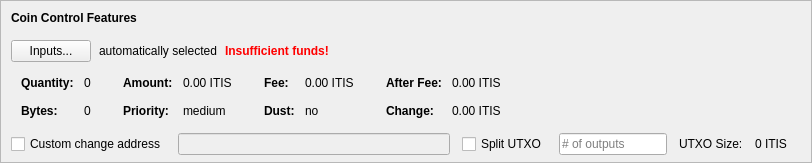
    <widget class="QFrame" name="frameCoinControl">
     <property name="sizePolicy">
      <sizepolicy hsizetype="Expanding" vsizetype="Expanding">
       <horstretch>0</horstretch>
       <verstretch>0</verstretch>
      </sizepolicy>
     </property>
     <property name="maximumSize">
      <size>
       <width>16777215</width>
       <height>16777215</height>
      </size>
     </property>
     <property name="frameShape">
      <enum>QFrame::StyledPanel</enum>
     </property>
     <property name="frameShadow">
      <enum>QFrame::Sunken</enum>
     </property>
     <layout class="QVBoxLayout" name="verticalLayoutCoinControl2">
      <property name="spacing">
       <number>0</number>
      </property>
      <property name="leftMargin">
       <number>0</number>
      </property>
      <property name="topMargin">
       <number>0</number>
      </property>
      <property name="rightMargin">
       <number>0</number>
      </property>
      <property name="bottomMargin">
       <number>6</number>
      </property>
      <item>
       <layout class="QVBoxLayout" name="verticalLayoutCoinControl" stretch="0,0,0,0,1">
        <property name="spacing">
         <number>0</number>
        </property>
        <property name="leftMargin">
         <number>10</number>
        </property>
        <property name="topMargin">
         <number>10</number>
        </property>
        <item>
         <layout class="QHBoxLayout" name="horizontalLayoutCoinControl1">
          <property name="bottomMargin">
           <number>15</number>
          </property>
          <item>
           <widget class="QLabel" name="labelCoinControlFeatures">
            <property name="sizePolicy">
             <sizepolicy hsizetype="Preferred" vsizetype="Maximum">
              <horstretch>0</horstretch>
              <verstretch>0</verstretch>
             </sizepolicy>
            </property>
            <property name="font">
             <font>
              <weight>75</weight>
              <bold>true</bold>
             </font>
            </property>
            <property name="styleSheet">
             <string notr="true">font-weight:bold;</string>
            </property>
            <property name="text">
             <string>Coin Control Features</string>
            </property>
           </widget>
          </item>
         </layout>
        </item>
        <item>
         <layout class="QHBoxLayout" name="horizontalLayoutCoinControl2" stretch="0,0,0,0">
          <property name="spacing">
           <number>8</number>
          </property>
          <property name="bottomMargin">
           <number>10</number>
          </property>
          <item>
           <widget class="QPushButton" name="pushButtonCoinControl">
            <property name="styleSheet">
             <string notr="true"/>
            </property>
            <property name="text">
             <string>Inputs...</string>
            </property>
            <property name="autoDefault">
             <bool>false</bool>
            </property>
           </widget>
          </item>
          <item>
           <widget class="QLabel" name="labelCoinControlAutomaticallySelected">
            <property name="text">
             <string>automatically selected</string>
            </property>
            <property name="margin">
             <number>5</number>
            </property>
           </widget>
          </item>
          <item>
           <widget class="QLabel" name="labelCoinControlInsuffFunds">
            <property name="font">
             <font>
              <weight>75</weight>
              <bold>true</bold>
             </font>
            </property>
            <property name="styleSheet">
             <string notr="true">color:red;font-weight:bold;</string>
            </property>
            <property name="text">
             <string>Insufficient funds!</string>
            </property>
            <property name="margin">
             <number>5</number>
            </property>
           </widget>
          </item>
          <item>
           <spacer name="horizontalSpacerCoinControl">
            <property name="orientation">
             <enum>Qt::Horizontal</enum>
            </property>
            <property name="sizeHint" stdset="0">
             <size>
              <width>40</width>
              <height>1</height>
             </size>
            </property>
           </spacer>
          </item>
         </layout>
        </item>
        <item>
         <widget class="QWidget" name="widgetCoinControl" native="true">
          <property name="sizePolicy">
           <sizepolicy hsizetype="Preferred" vsizetype="Preferred">
            <horstretch>0</horstretch>
            <verstretch>0</verstretch>
           </sizepolicy>
          </property>
          <property name="minimumSize">
           <size>
            <width>0</width>
            <height>0</height>
           </size>
          </property>
          <property name="styleSheet">
           <string notr="true"/>
          </property>
          <layout class="QHBoxLayout" name="horizontalLayoutCoinControl5">
           <property name="leftMargin">
            <number>0</number>
           </property>
           <property name="topMargin">
            <number>0</number>
           </property>
           <property name="rightMargin">
            <number>0</number>
           </property>
           <property name="bottomMargin">
            <number>0</number>
           </property>
           <item>
            <layout class="QHBoxLayout" name="horizontalLayoutCoinControl3" stretch="0,0,0,1">
             <property name="spacing">
              <number>20</number>
             </property>
             <property name="topMargin">
              <number>0</number>
             </property>
             <property name="bottomMargin">
              <number>10</number>
             </property>
             <item>
              <layout class="QFormLayout" name="formLayoutCoinControl1">
               <property name="horizontalSpacing">
                <number>10</number>
               </property>
               <property name="verticalSpacing">
                <number>14</number>
               </property>
               <property name="leftMargin">
                <number>10</number>
               </property>
               <property name="topMargin">
                <number>4</number>
               </property>
               <property name="rightMargin">
                <number>6</number>
               </property>
               <item row="0" column="0">
                <widget class="QLabel" name="labelCoinControlQuantityText">
                 <property name="font">
                  <font>
                   <weight>75</weight>
                   <bold>true</bold>
                  </font>
                 </property>
                 <property name="text">
                  <string>Quantity:</string>
                 </property>
                 <property name="margin">
                  <number>0</number>
                 </property>
                </widget>
               </item>
               <item row="0" column="1">
                <widget class="QLabel" name="labelCoinControlQuantity">
                 <property name="cursor">
                  <cursorShape>IBeamCursor</cursorShape>
                 </property>
                 <property name="contextMenuPolicy">
                  <enum>Qt::ActionsContextMenu</enum>
                 </property>
                 <property name="text">
                  <string notr="true">0</string>
                 </property>
                 <property name="margin">
                  <number>0</number>
                 </property>
                 <property name="textInteractionFlags">
                  <set>Qt::LinksAccessibleByMouse|Qt::TextSelectableByKeyboard|Qt::TextSelectableByMouse</set>
                 </property>
                </widget>
               </item>
               <item row="1" column="0">
                <widget class="QLabel" name="labelCoinControlBytesText">
                 <property name="font">
                  <font>
                   <weight>75</weight>
                   <bold>true</bold>
                  </font>
                 </property>
                 <property name="text">
                  <string>Bytes:</string>
                 </property>
                </widget>
               </item>
               <item row="1" column="1">
                <widget class="QLabel" name="labelCoinControlBytes">
                 <property name="cursor">
                  <cursorShape>IBeamCursor</cursorShape>
                 </property>
                 <property name="contextMenuPolicy">
                  <enum>Qt::ActionsContextMenu</enum>
                 </property>
                 <property name="text">
                  <string notr="true">0</string>
                 </property>
                 <property name="textInteractionFlags">
                  <set>Qt::LinksAccessibleByMouse|Qt::TextSelectableByKeyboard|Qt::TextSelectableByMouse</set>
                 </property>
                </widget>
               </item>
              </layout>
             </item>
             <item>
              <layout class="QFormLayout" name="formLayoutCoinControl2">
               <property name="horizontalSpacing">
                <number>10</number>
               </property>
               <property name="verticalSpacing">
                <number>14</number>
               </property>
               <property name="leftMargin">
                <number>6</number>
               </property>
               <property name="topMargin">
                <number>4</number>
               </property>
               <property name="rightMargin">
                <number>6</number>
               </property>
               <item row="0" column="0">
                <widget class="QLabel" name="labelCoinControlAmountText">
                 <property name="font">
                  <font>
                   <weight>75</weight>
                   <bold>true</bold>
                  </font>
                 </property>
                 <property name="text">
                  <string>Amount:</string>
                 </property>
                 <property name="margin">
                  <number>0</number>
                 </property>
                </widget>
               </item>
               <item row="0" column="1">
                <widget class="QLabel" name="labelCoinControlAmount">
                 <property name="cursor">
                  <cursorShape>IBeamCursor</cursorShape>
                 </property>
                 <property name="contextMenuPolicy">
                  <enum>Qt::ActionsContextMenu</enum>
                 </property>
                 <property name="text">
                  <string notr="true">0.00 ITIS</string>
                 </property>
                 <property name="textInteractionFlags">
                  <set>Qt::LinksAccessibleByMouse|Qt::TextSelectableByKeyboard|Qt::TextSelectableByMouse</set>
                 </property>
                </widget>
               </item>
               <item row="1" column="0">
                <widget class="QLabel" name="labelCoinControlPriorityText">
                 <property name="font">
                  <font>
                   <weight>75</weight>
                   <bold>true</bold>
                  </font>
                 </property>
                 <property name="text">
                  <string>Priority:</string>
                 </property>
                </widget>
               </item>
               <item row="1" column="1">
                <widget class="QLabel" name="labelCoinControlPriority">
                 <property name="cursor">
                  <cursorShape>IBeamCursor</cursorShape>
                 </property>
                 <property name="contextMenuPolicy">
                  <enum>Qt::ActionsContextMenu</enum>
                 </property>
                 <property name="text">
                  <string>medium</string>
                 </property>
                 <property name="textInteractionFlags">
                  <set>Qt::LinksAccessibleByMouse|Qt::TextSelectableByKeyboard|Qt::TextSelectableByMouse</set>
                 </property>
                </widget>
               </item>
              </layout>
             </item>
             <item>
              <layout class="QFormLayout" name="formLayoutCoinControl3">
               <property name="horizontalSpacing">
                <number>10</number>
               </property>
               <property name="verticalSpacing">
                <number>14</number>
               </property>
               <property name="leftMargin">
                <number>6</number>
               </property>
               <property name="topMargin">
                <number>4</number>
               </property>
               <property name="rightMargin">
                <number>6</number>
               </property>
               <item row="0" column="0">
                <widget class="QLabel" name="labelCoinControlFeeText">
                 <property name="font">
                  <font>
                   <weight>75</weight>
                   <bold>true</bold>
                  </font>
                 </property>
                 <property name="text">
                  <string>Fee:</string>
                 </property>
                 <property name="margin">
                  <number>0</number>
                 </property>
                </widget>
               </item>
               <item row="0" column="1">
                <widget class="QLabel" name="labelCoinControlFee">
                 <property name="cursor">
                  <cursorShape>IBeamCursor</cursorShape>
                 </property>
                 <property name="contextMenuPolicy">
                  <enum>Qt::ActionsContextMenu</enum>
                 </property>
                 <property name="text">
                  <string notr="true">0.00 ITIS</string>
                 </property>
                 <property name="textInteractionFlags">
                  <set>Qt::LinksAccessibleByMouse|Qt::TextSelectableByKeyboard|Qt::TextSelectableByMouse</set>
                 </property>
                </widget>
               </item>
               <item row="1" column="0">
                <widget class="QLabel" name="labelCoinControlLowOutputText">
                 <property name="font">
                  <font>
                   <weight>75</weight>
                   <bold>true</bold>
                  </font>
                 </property>
                 <property name="text">
                  <string>Dust:</string>
                 </property>
                </widget>
               </item>
               <item row="1" column="1">
                <widget class="QLabel" name="labelCoinControlLowOutput">
                 <property name="cursor">
                  <cursorShape>IBeamCursor</cursorShape>
                 </property>
                 <property name="contextMenuPolicy">
                  <enum>Qt::ActionsContextMenu</enum>
                 </property>
                 <property name="text">
                  <string>no</string>
                 </property>
                 <property name="textInteractionFlags">
                  <set>Qt::LinksAccessibleByMouse|Qt::TextSelectableByKeyboard|Qt::TextSelectableByMouse</set>
                 </property>
                </widget>
               </item>
              </layout>
             </item>
             <item>
              <layout class="QFormLayout" name="formLayoutCoinControl4">
               <property name="horizontalSpacing">
                <number>10</number>
               </property>
               <property name="verticalSpacing">
                <number>14</number>
               </property>
               <property name="leftMargin">
                <number>6</number>
               </property>
               <property name="topMargin">
                <number>4</number>
               </property>
               <property name="rightMargin">
                <number>6</number>
               </property>
               <item row="0" column="0">
                <widget class="QLabel" name="labelCoinControlAfterFeeText">
                 <property name="font">
                  <font>
                   <weight>75</weight>
                   <bold>true</bold>
                  </font>
                 </property>
                 <property name="text">
                  <string>After Fee:</string>
                 </property>
                 <property name="margin">
                  <number>0</number>
                 </property>
                </widget>
               </item>
               <item row="0" column="1">
                <widget class="QLabel" name="labelCoinControlAfterFee">
                 <property name="cursor">
                  <cursorShape>IBeamCursor</cursorShape>
                 </property>
                 <property name="contextMenuPolicy">
                  <enum>Qt::ActionsContextMenu</enum>
                 </property>
                 <property name="text">
                  <string notr="true">0.00 ITIS</string>
                 </property>
                 <property name="textInteractionFlags">
                  <set>Qt::LinksAccessibleByMouse|Qt::TextSelectableByKeyboard|Qt::TextSelectableByMouse</set>
                 </property>
                </widget>
               </item>
               <item row="1" column="0">
                <widget class="QLabel" name="labelCoinControlChangeText">
                 <property name="font">
                  <font>
                   <weight>75</weight>
                   <bold>true</bold>
                  </font>
                 </property>
                 <property name="text">
                  <string>Change:</string>
                 </property>
                </widget>
               </item>
               <item row="1" column="1">
                <widget class="QLabel" name="labelCoinControlChange">
                 <property name="cursor">
                  <cursorShape>IBeamCursor</cursorShape>
                 </property>
                 <property name="contextMenuPolicy">
                  <enum>Qt::ActionsContextMenu</enum>
                 </property>
                 <property name="text">
                  <string notr="true">0.00 ITIS</string>
                 </property>
                 <property name="textInteractionFlags">
                  <set>Qt::LinksAccessibleByMouse|Qt::TextSelectableByKeyboard|Qt::TextSelectableByMouse</set>
                 </property>
                </widget>
               </item>
              </layout>
             </item>
            </layout>
           </item>
          </layout>
         </widget>
        </item>
        <item>
         <layout class="QHBoxLayout" name="horizontalLayoutCoinControl4" stretch="0,0,0,0,0,0,0">
          <property name="spacing">
           <number>12</number>
          </property>
          <property name="sizeConstraint">
           <enum>QLayout::SetDefaultConstraint</enum>
          </property>
          <property name="topMargin">
           <number>5</number>
          </property>
          <property name="rightMargin">
           <number>5</number>
          </property>
          <item>
           <widget class="QCheckBox" name="checkBoxCoinControlChange">
            <property name="toolTip">
             <string>If this is activated, but the change address is empty or invalid, change will be sent to a newly generated address.</string>
            </property>
            <property name="text">
             <string>Custom change address</string>
            </property>
           </widget>
          </item>
          <item>
           <widget class="QValidatedLineEdit" name="lineEditCoinControlChange">
            <property name="enabled">
             <bool>false</bool>
            </property>
            <property name="sizePolicy">
             <sizepolicy hsizetype="Expanding" vsizetype="Fixed">
              <horstretch>0</horstretch>
              <verstretch>0</verstretch>
             </sizepolicy>
            </property>
           </widget>
          </item>
          <item>
           <widget class="QCheckBox" name="splitBlockCheckBox">
            <property name="text">
             <string>Split UTXO</string>
            </property>
           </widget>
          </item>
          <item>
           <widget class="QLineEdit" name="splitBlockLineEdit">
            <property name="sizePolicy">
             <sizepolicy hsizetype="Fixed" vsizetype="Fixed">
              <horstretch>50</horstretch>
              <verstretch>0</verstretch>
             </sizepolicy>
            </property>
            <property name="placeholderText">
             <string># of outputs</string>
            </property>
           </widget>
          </item>
          <item>
           <widget class="QLabel" name="labelBlockSizeText">
            <property name="text">
             <string>UTXO Size:</string>
            </property>
           </widget>
          </item>
          <item>
           <widget class="QLabel" name="labelBlockSize">
            <property name="text">
             <string>0 ITIS</string>
            </property>
           </widget>
          </item>
          <item>
           <widget class="QLabel" name="labelCoinControlChangeLabel">
            <property name="sizePolicy">
             <sizepolicy hsizetype="Preferred" vsizetype="Expanding">
              <horstretch>0</horstretch>
              <verstretch>0</verstretch>
             </sizepolicy>
            </property>
            <property name="minimumSize">
             <size>
              <width>0</width>
              <height>0</height>
             </size>
            </property>
            <property name="text">
             <string/>
            </property>
            <property name="margin">
             <number>3</number>
            </property>
           </widget>
          </item>
         </layout>
        </item>
        <item>
         <spacer name="verticalSpacerCoinControl">
          <property name="orientation">
           <enum>Qt::Vertical</enum>
          </property>
          <property name="sizeHint" stdset="0">
           <size>
            <width>800</width>
            <height>1</height>
           </size>
          </property>
         </spacer>
        </item>
       </layout>
      </item>
     </layout>
    </widget>
